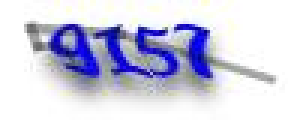
#> input picture 3.png, 100 x 41 px, given as the content of the folder D:/DOWNLOAD, which was not available (shown 3 times larger)
$ python test11.py
#> lines starting #> are read from the running program, lines starting #| are printed output that depends on the picture; after the words box and inside, x2 and y2 are one past the last pixel; in counts of white or black regions, pixels touching at a corner belong together; pictures that were not available may be replaced by others from this repository, and a replacement may not be noted
import os
import pytesseract
from PIL import Image
from collections import defaultdict

# tesseract.exe所在的文件路径
pytesseract.pytesseract.tesseract_cmd = 'C:\Program Files (x86)\Tesseract-OCR/tesseract.exe'


# 获取图片中像素点数量最多的像素
def get_threshold(image):
    pixel_dict = defaultdict(int)

    # 像素及该像素出现次数的字典
    rows, cols = image.size
    for i in range(rows):
        for j in range(cols):
            pixel = image.getpixel((i, j))
            pixel_dict[pixel] += 1

    count_max = max(pixel_dict.values())  # 获取像素出现出多的次数
    pixel_dict_reverse = {v: k for k, v in pixel_dict.items()}
    threshold = pixel_dict_reverse[count_max]  # 获取出现次数最多的像素点

    return threshold


# 按照阈值进行二值化处理
# threshold: 像素阈值
def get_bin_table(threshold):
    # 获取灰度转二值的映射table
    table = []
    for i in range(256):
        rate = 0.1  # 在threshold的适当范围内进行处理
        if threshold * (1 - rate) <= i <= threshold * (1 + rate):
            table.append(1)
        else:
            table.append(0)
    return table


# 去掉二值化处理后的图片中的噪声点
def cut_noise(image):
    rows, cols = image.size  # 图片的宽度和高度
    change_pos = []  # 记录噪声点位置

    # 遍历图片中的每个点，除掉边缘
    for i in range(1, rows - 1):
        for j in range(1, cols - 1):
            # pixel_set用来记录该店附近的黑色像素的数量
            pixel_set = []
            # 取该点的邻域为以该点为中心的九宫格
            for m in range(i - 1, i + 2):
                for n in range(j - 1, j + 2):
                    if image.getpixel((m, n)) != 1:  # 1为白色,0位黑色
                        pixel_set.append(image.getpixel((m, n)))

            # 如果该位置的九宫内的黑色数量小于等于4，则判断为噪声
            if len(pixel_set) <= 4:
                change_pos.append((i, j))

    # 对相应位置进行像素修改，将噪声处的像素置为1（白色）
    for pos in change_pos:
        image.putpixel(pos, 1)

    return image  # 返回修改后的图片


# 识别图片中的数字加字母
# 传入参数为图片路径，返回结果为：识别结果
def OCR_lmj(img_path):
    image = Image.open(img_path)  # 打开图片文件
    imgry = image.convert('L')  # 转化为灰度图

    # 获取图片中的出现次数最多的像素，即为该图片的背景
    max_pixel = get_threshold(imgry)

    # 将图片进行二值化处理
    # 注意，是否使用二值化要看具体情况，有些图片二值化之后，可能关键信息会丢失，反而识别不出来
    table = get_bin_table(threshold=max_pixel)
    out = imgry.point(table, '1')

    # 去掉图片中的噪声（孤立点）
    out = cut_noise(out)

    # 保存图片
    # out.save('E://figures/img_gray.jpg')

    # 仅识别图片中的数字
    # text = pytesseract.image_to_string(out, config='digits')
    # 识别图片中的数字和字母
    text = pytesseract.image_to_string(out)

    # 去掉识别结果中的特殊字符
    exclude_char_list = ' .:\\|\'\"?![],()~@#$%^&*_+-={};<>/¥'
    text = ''.join([x for x in text if x not in exclude_char_list])
    # print(text)

    return text


def main():
    # 识别指定文件目录下的图片
    # 图片存放目录figures
    dir = r'D:\DOWNLOAD'

    correct_count = 0  # 图片总数
    total_count = 0  # 识别正确的图片数量

    # 遍历figures下的png,jpg文件
    for file in os.listdir(dir):
        if file.endswith('.png') or file.endswith('.jpg'):
            # print(file)
            image_path = '%s/%s' % (dir, file)  # 图片路径

            answer = file.split('.')[0]  # 图片名称，即图片中的正确文字
            recognizition = OCR_lmj(image_path)  # 图片识别的文字结果
#> in OCR_lmj, image is the input picture: PIL image 100x41 RGBA; mean R, G, B, A 208.6, 208.7, 227.9, 255
#> in OCR_lmj, `imgry = image.convert('L')`:
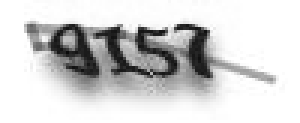
#> imgry: PIL image 100x41 L (shown 3 times larger); min 11, max 255, mean 210.9
#> after the loop in get_threshold, `for i in range(rows):`: pixel_dict = 239 items
#> in get_threshold, `count_max = max(pixel_dict.values())`: count_max = 1392
#> in get_threshold, `pixel_dict_reverse = {v: k for k, v in pixel_dict.items()}`: pixel_dict_reverse = 34 items
#> in get_threshold, `threshold = pixel_dict_reverse[count_max]`: threshold = 255
#> after the loop in get_bin_table, `for i in range(256):`: table = 256 values from 0 to 1
#> in OCR_lmj, `out = imgry.point(table, '1')`:
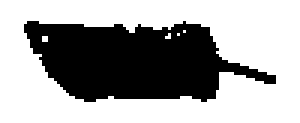
#> out: PIL image 100x41 1 (shown 3 times larger); 64.2% white; 1 black region, box (x1, y1, x2, y2) and area: (8, 7, 92, 34) 1468
#> after the loop in cut_noise, `for i in range(1, rows - 1):`: change_pos = 2350 pairs, first value 1 to 98, second value 1 to 39
#> the loop in cut_noise, `for pos in change_pos:` made 2350 passes
#> pos on passes 1 to 3: (1, 1), (1, 2), (1, 3)
#> after the loop in cut_noise, `for pos in change_pos:`:
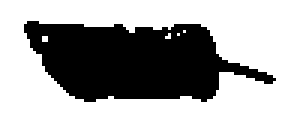
#> image: PIL image 100x41 1 (shown 3 times larger); 64.4% white; 1 black region, box (x1, y1, x2, y2) and area: (8, 7, 92, 34) 1458

            print((answer, recognizition))
            if recognizition == answer:  # 如果识别结果正确，则total_count加1
                correct_count += 1

            total_count += 1

    print('Total count: %d, correct: %d.' % (total_count, correct_count))

    # # 单张图片识别
    # image_path = r'D:\DOWNLOAD\test1.png'
    # OCR_lmj(image_path)
    # #

main()
#> (the call stopped at in OCR_lmj, `text = pytesseract.image_to_string(out)`: pytesseract is not available in this run)
